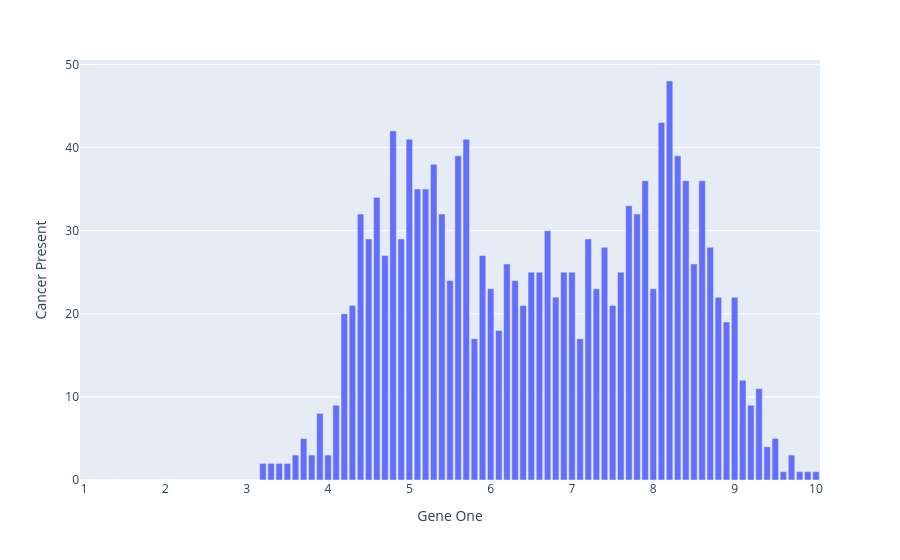

The cell this chart's notebook holds for it:
### Code cell
fig = px.bar(df.groupby('Gene One')['Cancer Present'].sum().reset_index(),
             x='Gene One', y='Cancer Present')
fig.show()

### Figure 1 — Plotly figure (JSON) as saved in the notebook; plotly's stock layout.template omitted (floating-point values rounded to 4 significant figures)
{"data": [{"alignmentgroup": "True", "hovertemplate": "Gene One=%{x}<br>Cancer Present=%{y}<extra></extra>", "legendgroup": "", "marker": {"color": "#636efa", "pattern": {"shape": ""}}, "name": "", "offsetgroup": "", "orientation": "v", "showlegend": false, "textposition": "auto", "type": "bar", "x": [1, 1.2, 1.3, 1.5, 1.6, 1.7, 1.8, 1.9, 2, 2.1, 2.2, 2.3, 2.4, 2.5, 2.6, 2.7, 2.8, 2.9, 3, 3.1, 3.2, 3.3, 3.4, 3.5, 3.6, 3.7, 3.8, 3.9, 4, 4.1, 4.2, 4.3, 4.4, 4.5, 4.6, 4.7, 4.8, 4.9, 5, 5.1, 5.2, 5.3, 5.4, 5.5, 5.6, 5.7, 5.8, 5.9, 6, 6.1, 6.2, 6.3, 6.4, 6.5, 6.6, 6.7, 6.8, 6.9, 7, 7.1, 7.2, 7.3, 7.4, 7.5, 7.6, 7.7, 7.8, 7.9, 8, 8.1, 8.2, 8.3, 8.4, 8.5, 8.6, 8.7, 8.8, 8.9, 9, 9.1, 9.2, 9.3, 9.4, 9.5, 9.6, 9.7, 9.8, 9.9, 10], "xaxis": "x", "y": [0, 0, 0, 0, 0, 0, 0, 0, 0, 0, 0, 0, 0, 0, 0, 0, 0, 0, 0, 0, 2, 2, 2, 2, 3, 5, 3, 8, 3, 9, 20, 21, 32, 29, 34, 27, 42, 29, 41, 35, 35, 38, 32, 24, 39, 41, 17, 27, 23, 18, 26, 24, 21, 25, 25, 30, 22, 25, 25, 17, 29, 23, 28, 21, 25, 33, 32, 36, 23, 43, 48, 39, 36, 26, 36, 28, 22, 19, 22, 12, 9, 11, 4, 5, 1, 3, 1, 1, 1], "yaxis": "y"}], "layout": {"barmode": "relative", "legend": {"tracegroupgap": 0}, "margin": {"t": 60}, "xaxis": {"anchor": "y", "domain": [0, 1], "title": {"text": "Gene One"}}, "yaxis": {"anchor": "x", "domain": [0, 1], "title": {"text": "Cancer Present"}}}}
